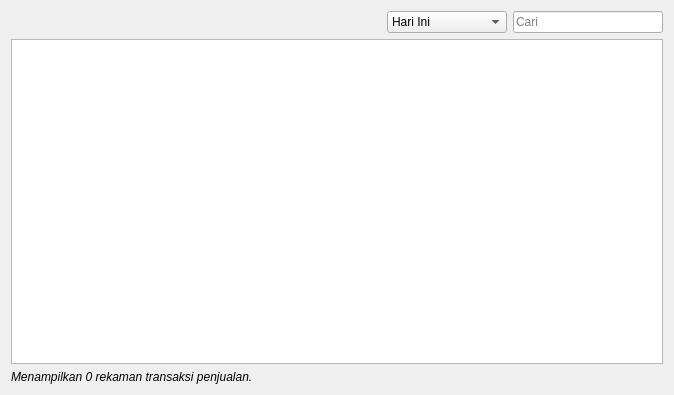
<?xml version="1.0" encoding="UTF-8"?>
<ui version="4.0">
 <class>SalesOrderManager</class>
 <widget class="QWidget" name="SalesOrderManager">
  <property name="geometry">
   <rect>
    <x>0</x>
    <y>0</y>
    <width>674</width>
    <height>395</height>
   </rect>
  </property>
  <property name="windowTitle">
   <string>Form</string>
  </property>
  <layout class="QVBoxLayout" name="verticalLayout">
   <item>
    <layout class="QHBoxLayout" name="toolBarLayout">
     <property name="spacing">
      <number>6</number>
     </property>
     <item>
      <spacer name="horizontalSpacer">
       <property name="orientation">
        <enum>Qt::Horizontal</enum>
       </property>
       <property name="sizeHint" stdset="0">
        <size>
         <width>40</width>
         <height>20</height>
        </size>
       </property>
      </spacer>
     </item>
     <item>
      <widget class="QComboBox" name="dateComboBox">
       <item>
        <property name="text">
         <string>Hari Ini</string>
        </property>
       </item>
       <item>
        <property name="text">
         <string>Kemarin</string>
        </property>
       </item>
       <item>
        <property name="text">
         <string>7 hari terakhir</string>
        </property>
       </item>
       <item>
        <property name="text">
         <string>30 hari terakhir</string>
        </property>
       </item>
       <item>
        <property name="text">
         <string>Bulan ini</string>
        </property>
       </item>
       <item>
        <property name="text">
         <string>Semua transaksi</string>
        </property>
       </item>
      </widget>
     </item>
     <item>
      <widget class="QLineEdit" name="searchEdit">
       <property name="maximumSize">
        <size>
         <width>150</width>
         <height>16777215</height>
        </size>
       </property>
       <property name="placeholderText">
        <string>Cari</string>
       </property>
       <property name="clearButtonEnabled">
        <bool>true</bool>
       </property>
      </widget>
     </item>
    </layout>
   </item>
   <item>
    <widget class="TableView" name="view">
     <property name="alternatingRowColors">
      <bool>true</bool>
     </property>
     <property name="selectionMode">
      <enum>QAbstractItemView::SingleSelection</enum>
     </property>
     <property name="selectionBehavior">
      <enum>QAbstractItemView::SelectRows</enum>
     </property>
     <property name="cornerButtonEnabled">
      <bool>false</bool>
     </property>
     <attribute name="horizontalHeaderMinimumSectionSize">
      <number>50</number>
     </attribute>
     <attribute name="horizontalHeaderHighlightSections">
      <bool>false</bool>
     </attribute>
     <attribute name="verticalHeaderMinimumSectionSize">
      <number>30</number>
     </attribute>
     <attribute name="verticalHeaderDefaultSectionSize">
      <number>30</number>
     </attribute>
     <attribute name="verticalHeaderHighlightSections">
      <bool>false</bool>
     </attribute>
    </widget>
   </item>
   <item>
    <widget class="QLabel" name="infoLabel">
     <property name="font">
      <font>
       <italic>true</italic>
      </font>
     </property>
     <property name="text">
      <string>Menampilkan 0 rekaman transaksi penjualan.</string>
     </property>
    </widget>
   </item>
  </layout>
 </widget>
 <customwidgets>
  <customwidget>
   <class>TableView</class>
   <extends>QTableView</extends>
   <header>libs/tableview.h</header>
  </customwidget>
 </customwidgets>
 <resources/>
 <connections/>
</ui>
